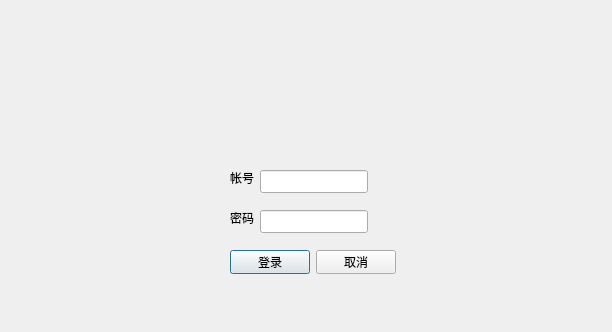
<?xml version="1.0" encoding="UTF-8"?>
<ui version="4.0">
 <class>LoginDialog</class>
 <widget class="QDialog" name="LoginDialog">
  <property name="geometry">
   <rect>
    <x>0</x>
    <y>0</y>
    <width>612</width>
    <height>332</height>
   </rect>
  </property>
  <property name="windowTitle">
   <string>LoginDialog</string>
  </property>
  <widget class="QLabel" name="label">
   <property name="geometry">
    <rect>
     <x>230</x>
     <y>170</y>
     <width>24</width>
     <height>16</height>
    </rect>
   </property>
   <property name="text">
    <string>帐号</string>
   </property>
  </widget>
  <widget class="QLabel" name="label_2">
   <property name="geometry">
    <rect>
     <x>230</x>
     <y>210</y>
     <width>24</width>
     <height>16</height>
    </rect>
   </property>
   <property name="text">
    <string>密码</string>
   </property>
  </widget>
  <widget class="QLineEdit" name="accountEdit">
   <property name="geometry">
    <rect>
     <x>260</x>
     <y>170</y>
     <width>108</width>
     <height>23</height>
    </rect>
   </property>
  </widget>
  <widget class="QLineEdit" name="passwordEdit">
   <property name="geometry">
    <rect>
     <x>260</x>
     <y>210</y>
     <width>108</width>
     <height>23</height>
    </rect>
   </property>
   <property name="echoMode">
    <enum>QLineEdit::Password</enum>
   </property>
  </widget>
  <widget class="QPushButton" name="loginBtn">
   <property name="geometry">
    <rect>
     <x>230</x>
     <y>250</y>
     <width>80</width>
     <height>24</height>
    </rect>
   </property>
   <property name="text">
    <string>登录</string>
   </property>
  </widget>
  <widget class="QPushButton" name="cancelBtn">
   <property name="geometry">
    <rect>
     <x>316</x>
     <y>250</y>
     <width>80</width>
     <height>24</height>
    </rect>
   </property>
   <property name="text">
    <string>取消</string>
   </property>
  </widget>
  <widget class="QLabel" name="bgLabel">
   <property name="geometry">
    <rect>
     <x>0</x>
     <y>0</y>
     <width>601</width>
     <height>321</height>
    </rect>
   </property>
   <property name="text">
    <string/>
   </property>
   <property name="pixmap">
    <pixmap resource="image.qrc">:/LoginBG.bmp</pixmap>
   </property>
  </widget>
  <zorder>bgLabel</zorder>
  <zorder>label</zorder>
  <zorder>label_2</zorder>
  <zorder>accountEdit</zorder>
  <zorder>passwordEdit</zorder>
  <zorder>loginBtn</zorder>
  <zorder>cancelBtn</zorder>
 </widget>
 <resources>
  <include location="image.qrc"/>
 </resources>
 <connections/>
</ui>
